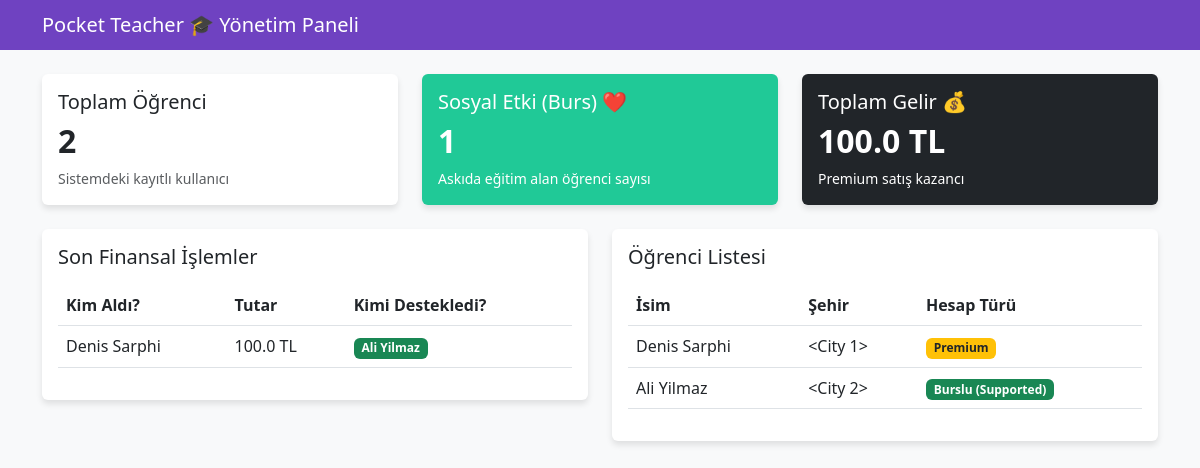
Page /dashboard on the earlier database version.
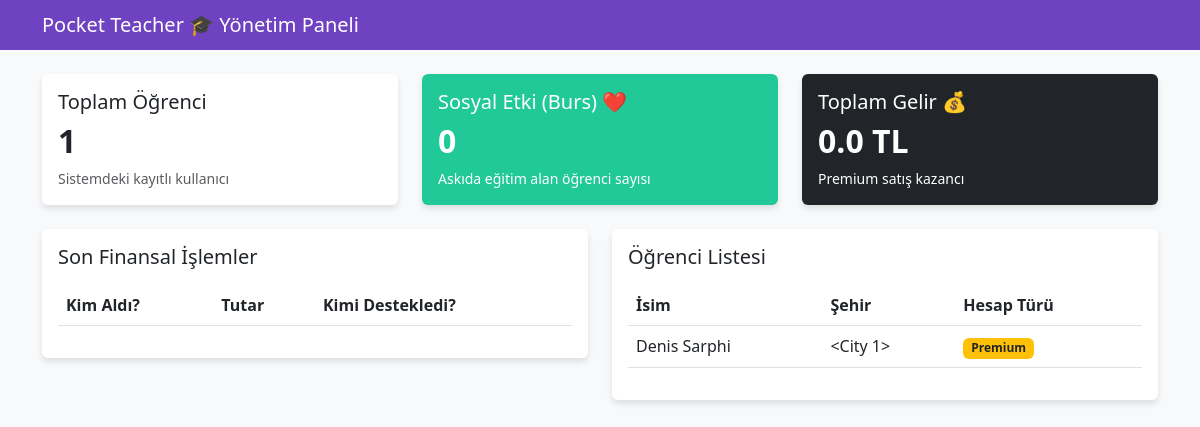
Same page on the later database version.
### app/models.py (models this page shows)
class FinancialTransaction(db.Model):
    __tablename__ = 'financial_transactions'
    transaction_id = db.Column(db.Integer, primary_key=True)
    purchaser_id = db.Column(db.Integer, db.ForeignKey('students.student_id'), nullable=False)
    supported_user_id = db.Column(db.Integer, db.ForeignKey('students.student_id'), nullable=True)
    transaction_type = db.Column(db.String(50))
    purchase_amount = db.Column(db.Float)
    transaction_date = db.Column(db.DateTime, default=datetime.utcnow)

class Student(db.Model):
    __tablename__ = 'students'
    student_id = db.Column(db.Integer, primary_key=True)
    name = db.Column(db.String(50), nullable=False)
    last_name = db.Column(db.String(50), nullable=False)
    email = db.Column(db.String(100), unique=True, nullable=False)
    city_id = db.Column(db.Integer, db.ForeignKey('cities.city_id'), nullable=False)
    birth_date = db.Column(db.Date)
    grade = db.Column(db.Integer)
    account_type = db.Column(db.String(50), default='Free')
    adaptive_state = db.relationship('AdaptiveState', backref='student', uselist=False)

### app/web.py (the view)
@web_bp.route('/dashboard')
def dashboard():
    total_students = Student.query.count()
    supported_count = Student.query.filter_by(account_type='Supported').count()
    revenue = db.session.query(func.sum(FinancialTransaction.purchase_amount)).scalar() or 0.0
    students = Student.query.all()
    raw_transactions = FinancialTransaction.query.order_by(FinancialTransaction.transaction_date.desc()).limit(5).all()
    transactions = []
    for t in raw_transactions:
        purchaser = Student.query.get(t.purchaser_id)
        supported = Student.query.get(t.supported_user_id) if t.supported_user_id else None
        transactions.append({
            "purchaser_name": f"{purchaser.name} {purchaser.last_name}",
            "amount": t.purchase_amount,
            "supported_name": f"{supported.name} {supported.last_name}" if supported else None
        })
    return render_template('dashboard.html',
                           total_students=total_students,
                           supported_count=supported_count,
                           revenue=revenue,
                           students=students,
                           transactions=transactions)

### app/templates/dashboard.html (shortened to what this page needs)
<!DOCTYPE html>
<html lang="en">
<head>
    <link href="https://cdn.jsdelivr.net/npm/bootstrap@5.3.0/dist/css/bootstrap.min.css" rel="stylesheet">
</head>
<body>
<nav class="navbar navbar-dark bg-purple mb-4">
    <div class="container">
        <span class="navbar-brand mb-0 h1">Pocket Teacher 🎓 Yönetim Paneli</span>
    </div>
</nav>
<div class="container">
    <div class="row mb-4">
        <div class="col-md-4">
            <div class="card p-3">
                <h5>Toplam Öğrenci</h5>
                <h2 class="fw-bold">{{ total_students }}</h2>
                <small class="text-muted">Sistemdeki kayıtlı kullanıcı</small>
            </div>
        </div>
        <div class="col-md-4">
            <div class="card p-3 bg-impact">
                <h5>Sosyal Etki (Burs) ❤️</h5>
                <h2 class="fw-bold">{{ supported_count }}</h2>
                <small>Askıda eğitim alan öğrenci sayısı</small>
            </div>
        </div>
        <div class="col-md-4">
            <div class="card p-3 text-white bg-dark">
                <h5>Toplam Gelir 💰</h5>
                <h2 class="fw-bold">{{ revenue }} TL</h2>
                <small>Premium satış kazancı</small>
            </div>
        </div>
    </div>
    <div class="row">
        <div class="col-md-6">
            <div class="card p-3">
                <h5 class="mb-3">Son Finansal İşlemler</h5>
                <table class="table table-hover">
                    <thead>
                        <tr>
                            <th>Kim Aldı?</th>
                            <th>Tutar</th>
                            <th>Kimi Destekledi?</th>
                        </tr>
                    </thead>
                    <tbody>
                        {% for t in transactions %}
                        <tr>
                            <td>{{ t.purchaser_name }}</td>
                            <td>{{ t.amount }} TL</td>
                            <td>
                                {% if t.supported_name %}
                                <span class="badge bg-success">{{ t.supported_name }}</span>
                                {% else %}
                                <span class="badge bg-secondary">-</span>
                                {% endif %}
                            </td>
                        </tr>
                        {% endfor %}
                    </tbody>
                </table>
            </div>
        </div>
        <div class="col-md-6">
            <div class="card p-3">
                <h5 class="mb-3">Öğrenci Listesi</h5>
                <table class="table">
                    <thead>
                        <tr>
                            <th>İsim</th>
                            <th>Şehir</th>
                            <th>Hesap Türü</th>
                        </tr>
                    </thead>
                    <tbody>
                        {% for s in students %}
                        <tr>
                            <td>{{ s.name }} {{ s.last_name }}</td>
                            <td>{{ s.city }}</td>
                            <td>
                                {% if s.account_type == 'Premium' %}
                                <span class="badge bg-warning text-dark">Premium</span>
                                {% elif s.account_type == 'Supported' %}
                                <span class="badge bg-success">Burslu (Supported)</span>
                                {% else %}
                                <span class="badge bg-light text-dark">Free</span>
                                {% endif %}
                            </td>
                        </tr>
                        {% endfor %}
                    </tbody>
                </table>
            </div>
        </div>
    </div>
</div>
</body>
</html>

### app/templates/dashboard.html (style rules this page uses)
body { background-color: #f8f9fa; }
.card { border: none; box-shadow: 0 4px 6px rgba(0,0,0,0.1); }
.bg-purple { background-color: #6f42c1; color: white; }
.bg-impact { background-color: #20c997; color: white; }

Differences in the rows shown:
removed FinancialTransaction: purchaser_name "Denis Sarphi", amount "100.0", supported_name "Ali Yilmaz"
removed Student: name "Ali", last_name "Yilmaz", city "<City 2>", account_type "Burslu (Supported)"
Other differences:
{{ total_students }}: "2" → "1"
{{ supported_count }}: "1" → "0"
{{ revenue }}: "100.0" → "0.0"
